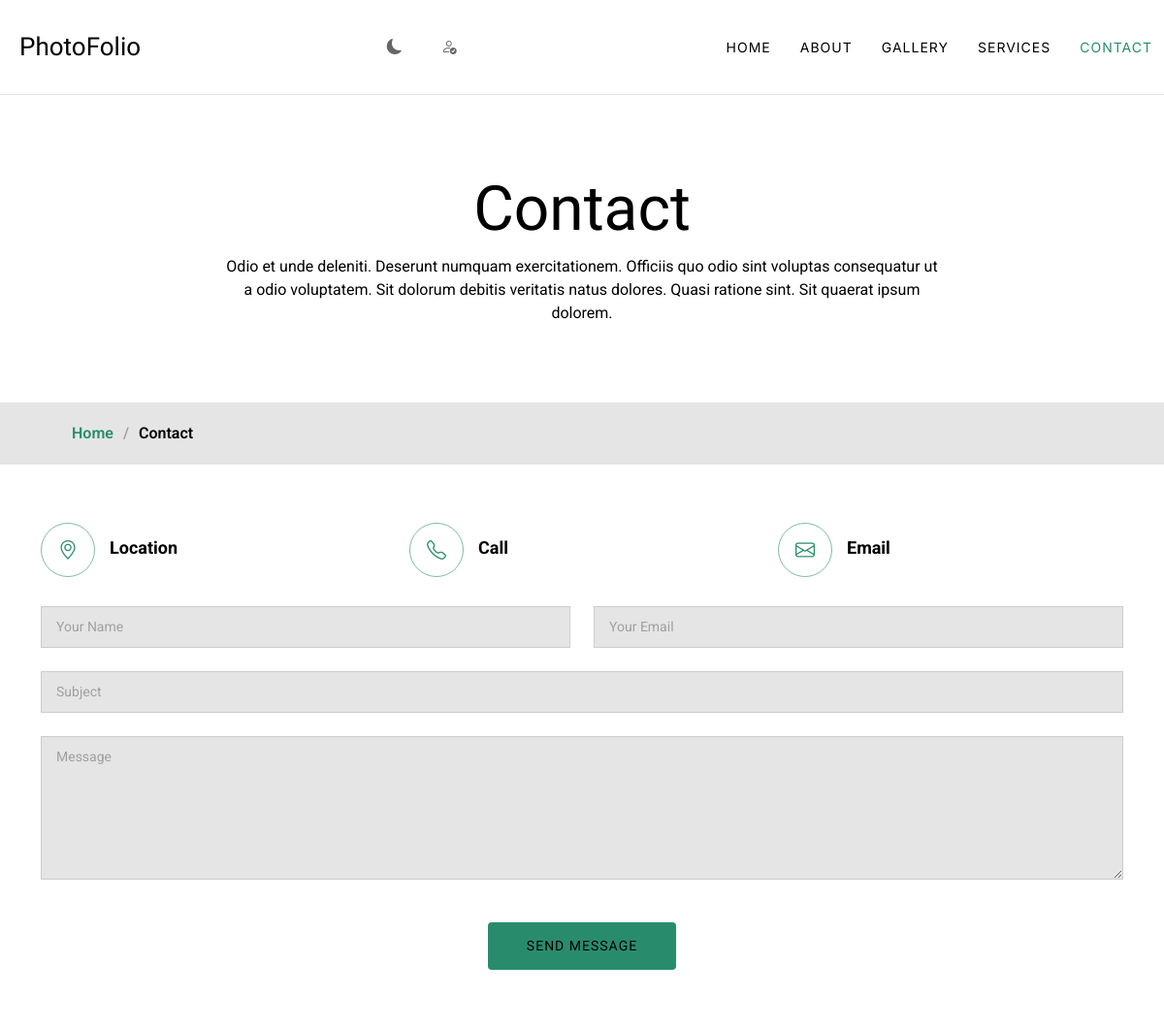
/contact/, run on an earlier commit of the app's database.
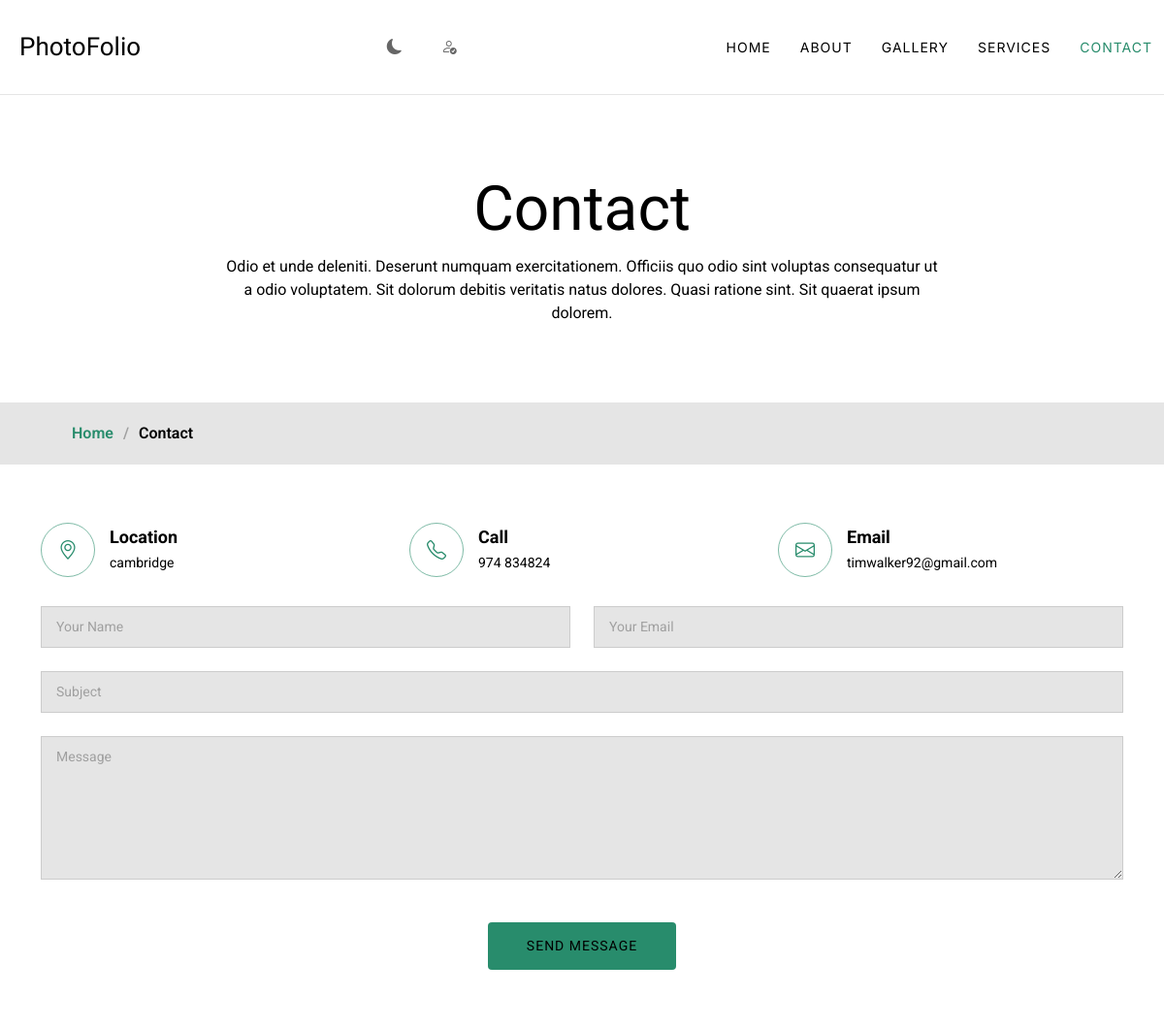
And on a later commit of the database.
### adminapp/models.py (models this page shows, shortened)
class UserDetails(models.Model):
        name = models.CharField(max_length=100)
        email = models.EmailField(max_length=100)
        phone = models.CharField(max_length=15)
        birthday = models.DateField()
        website = models.URLField()
        city = models.CharField(max_length=100)
        age = models.IntegerField()
        degree = models.CharField(max_length=100)
        freelance = models.CharField(max_length=20, choices=[('Available', 'Available'), ('Not Available', 'Not Available')])
        picture = models.ImageField(upload_to='profile_picture')
        heading1 = models.CharField(max_length=70)
        heading2 = models.CharField(max_length=150)
        description = models.CharField(max_length=500)

### viewerapp/views.py (the view, shortened to what this page needs)
# urls.py: path('contact/', views.contact, name='contact'),
def contact(request):
    userdetail = UserDetails.objects.first()
    return render(request, 'viewerapp/contact.html', {'userdetail': userdetail})

### templates/viewerapp/contact.html (shortened to what this page needs)
{% extends 'viewerapp/index.html' %}
{% load static %}
{% block content %}
<div class="page-title" data-aos="fade">
  <div class="heading">
    <div class="container">
      <div class="row d-flex justify-content-center text-center">
        <div class="col-lg-8">
          <h1>Contact</h1>
          <p class="mb-0">Odio et unde deleniti. Deserunt numquam exercitationem. Officiis quo odio sint voluptas consequatur ut a odio voluptatem. Sit dolorum debitis veritatis natus dolores. Quasi ratione sint. Sit quaerat ipsum dolorem.</p>
        </div>
      </div>
    </div>
  </div>
  <nav class="breadcrumbs">
    <div class="container">
      <ol>
        <li><a href="{% url 'index' %}">Home</a></li>
        <li class="current">Contact</li>
      </ol>
    </div>
  </nav>
</div>
<section id="contact" class="contact section">
  <div class="container" data-aos="fade-up" data-aos-delay="100">
    <div class="info-wrap" data-aos="fade-up" data-aos-delay="200">
      <div class="row gy-5">
        <div class="col-lg-4">
          <div class="info-item d-flex align-items-center">
            <i class="bi bi-geo-alt flex-shrink-0"></i>
            <div>
              <h3>Location</h3>
              <p>{{ userdetail.city }}</p>
            </div>
          </div>
        </div>
        <div class="col-lg-4">
          <div class="info-item d-flex align-items-center">
            <i class="bi bi-telephone flex-shrink-0"></i>
            <div>
              <h3>Call</h3>
              <p>{{ userdetail.phone }}</p>
            </div>
          </div>
        </div>
        <div class="col-lg-4">
          <div class="info-item d-flex align-items-center">
            <i class="bi bi-envelope flex-shrink-0"></i>
            <div>
              <h3>Email</h3>
              <p>{{ userdetail.email }}</p>
            </div>
          </div>
        </div>
      </div>
    </div>
    <form action="{% url 'contact' %}" method="post" class="php-email-form" data-aos="fade-up" data-aos-delay="300">
        <div class="row gy-4">
        <div class="col-md-6">
          <input type="text" name="name" class="form-control" placeholder="Your Name" required >
        </div>
        <div class="col-md-6">
          <input type="email" class="form-control" name="email" placeholder="Your Email" required>
        </div>
        <div class="col-md-12">
          <input type="text" class="form-control" name="subject" placeholder="Subject" required >
        </div>
        <div class="col-md-12">
          <textarea class="form-control" name="message" rows="6" placeholder="Message" required ></textarea>
        </div>
        <div class="col-md-12 text-center">
          <button type="submit">Send Message</button>
        </div>
      </div>
    </form>
  </div>
{% endblock %}

What changed in the data, as far as the page shows it:
added UserDetails: city "cambridge", phone "974 834824", email "timwalker92@gmail.com"
